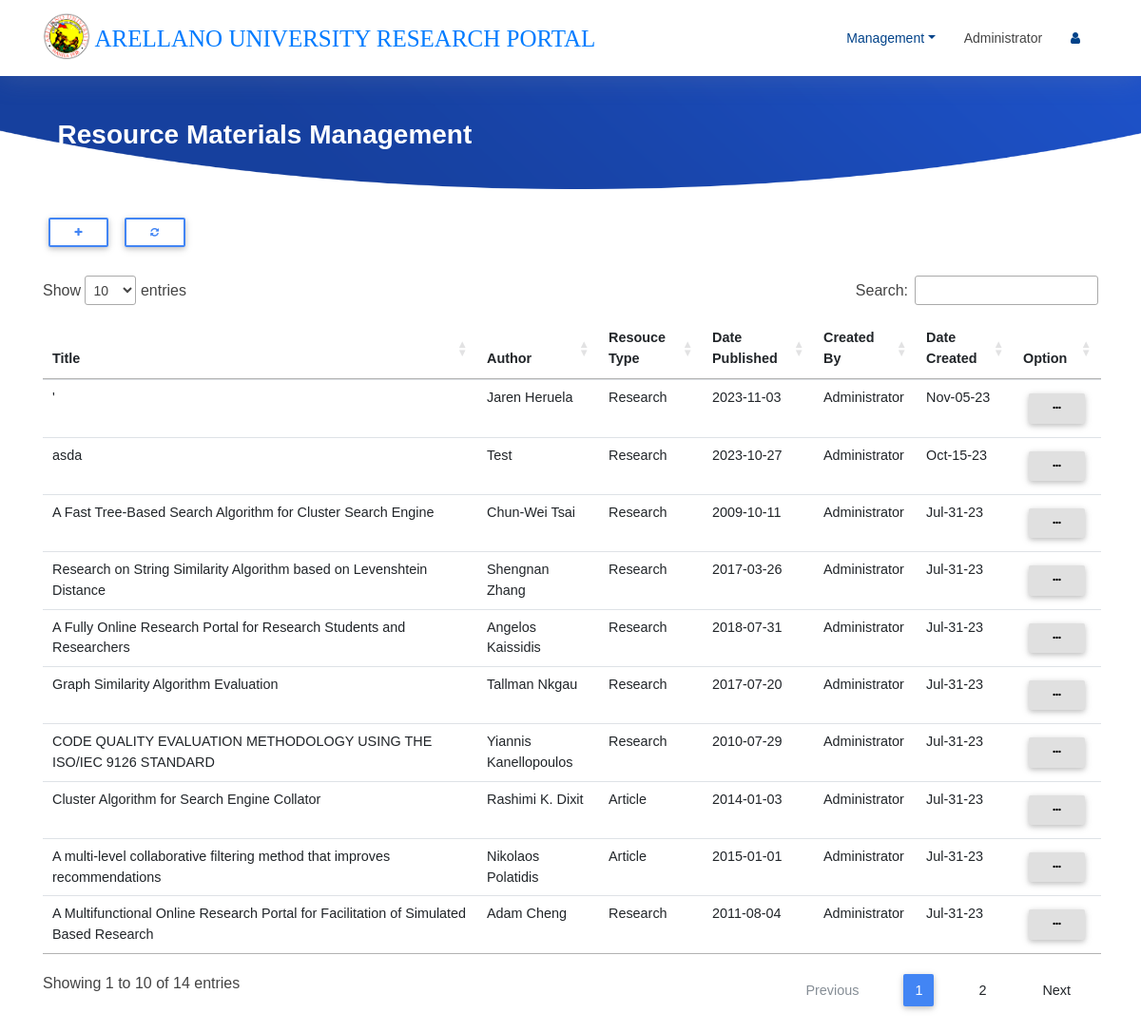
Page /admin/materials/materials.php (signed in) on the committed database.
### tables this page shows
CREATE TABLE `tblresource` (
  `id` int(11) NOT NULL,
  `title` longtext NOT NULL,
  `abstract` longtext NOT NULL,
  `author` varchar(200) NOT NULL,
  `resource_type` varchar(200) NOT NULL,
  `co_author` varchar(200) NOT NULL,
  `type` varchar(200) NOT NULL,
  `status` varchar(200) NOT NULL,
  `fstudy` varchar(200) NOT NULL,
  `date_publish` varchar(50) NOT NULL,
  `creator` varchar(100) NOT NULL,
  `created` varchar(50) NOT NULL,
  `publication` varchar(200) NOT NULL,
  `pdf_file` varchar(1000) NOT NULL,
  `views` int(11) NOT NULL,
  `cites` int(11) NOT NULL
);

CREATE TABLE `tblauthor` (
  `id` int(11) NOT NULL,
  `name` varchar(100) NOT NULL,
  `prefix` varchar(10) NOT NULL,
  `email` varchar(100) NOT NULL,
  `profession` varchar(100) NOT NULL,
  `fstudy` varchar(1000) NOT NULL,
  `created` varchar(50) NOT NULL
);

CREATE TABLE `tblaccount` (
  `id` int(100) NOT NULL,
  `name` varchar(200) NOT NULL,
  `username` varchar(100) NOT NULL,
  `pass` varchar(200) NOT NULL,
  `email` varchar(100) NOT NULL,
  `status` varchar(20) NOT NULL,
  `ucategory` varchar(20) NOT NULL,
  `subcribe` varchar(20) NOT NULL,
  `datesub_start` varchar(20) NOT NULL,
  `datesub_end` varchar(20) NOT NULL
);

### admin/materials/functions/DB.func.php (called while the page is built, shortened)
 <?php
	function get_author($connect)
	{
		$sql = "SELECT * FROM tblauthor";
		$result = $connect->query($sql);
		return $result;
	}
	function get_account($connect)
	{
		$sql = "SELECT * FROM tblaccount";
		$result = $connect->query($sql);
		return $result;
	}
	function get_resource($connect)
	{
		$sql = "SELECT * FROM tblresource ORDER BY id DESC";
		$result = $connect->query($sql);
		return $result;
	}
?>

### admin/materials/materials.php (the view, shortened to what this page needs)
<?php
  include "inc/header.php";
?>
<section id="intro" class="clearfix">
  <div class="container">
    <h3 style="color:#fff;">&nbsp;<b> Resource Materials Management </b></h3>
  </div>
</section>
<div class="container">
  <a href="api/creatematerials.php">
    <button type="button" class="btn btn-outline-primary btn-sm">
      <i  class="fa fa-plus"></i>
    </button>
  </a>
  <a href="./materials.php">
    <button type="button" class="btn btn-outline-primary btn-sm">
      <i class="fa fa-refresh" aria-hidden="true"></i>
    </button>
  </a>
  <br>
  <br>
  <div class="table-responsive-lg">
    <table id="research" class="table table-hover">
      <thead>
        <tr>
          <th scope="col">Title</th>
          <th scope="col">Author</th>
          <th scope="col">Resouce Type</th>
          <th scope="col">Date Published</th>
          <th scope="col">Created By</th>
          <th scope="col">Date Created</th>
          <th scope="col" align="center">Option</th>
        </tr>
      </thead>
      <tbody>
      <?php
        $result = get_resource($connect);
        if ($result->num_rows>0) {
        while ($data = mysqli_fetch_array($result)) {
      ?>
        <tr>
          <td><?php echo $data['title']?></td>
          <td>
            <?php
              $authorResult = get_author($connect);
              if ($authorResult -> num_rows > 0)
              {
                while ($authors = mysqli_fetch_array($authorResult))
                {
                  if($data['author'] == $authors['id'])
                  {
                    echo $authors['name'];
                  }
                }
              }
            ?>
          </td>
          <td><?php echo $data['resource_type']?></td>
          <td><?php echo $data['date_publish']?></td>
          <td>
            <?php
              $accountResult = get_account($connect);
              if ($accountResult -> num_rows > 0)
              {
                while ($account = mysqli_fetch_array($accountResult))
                {
                  if($data['creator'] == $account['id'])
                  {
                    echo $account['name'];
                  }
                }
              }
            ?>
          </td>
          <td><?php echo $data['created']?></td>
          <td>
            <div class="dropdown"  style="float:left">
              <button class="btn btn-light btn-sm" type="button" id="option" data-toggle="dropdown" aria-haspopup="true" aria-expanded="false">
                <i class="fa fa-ellipsis-h"></i>
              </button>
            </div>
          </td>
        </tr>
      <?php
          }
        }
      ?>
    </tbody>
    </table>
  </div>
</div>

### admin/resource/css/style_management.css (style rules this page uses)
body { background: #fff; color: #444; font-family: "Open Sans", sans-serif; }
a { color: #007bff; transition: 0.5s; }
h1, h2, h3, h4, h5, h6 { font-family: "Montserrat", sans-serif; font-weight: 400; margin: 0 0 20px 0; padding: 0; }
#intro { width: 100%; position: relative; background: url("../img/intro-bg.png") center bottom no-repeat; background-size: cover; padding: 125px 0 20px 0; }

### rows in the picture
tblresource: title "'", resource_type "Research", date_publish "2023-11-03", created "Nov-05-23"
tblauthor: name "Jaren Heruela"
tblaccount: name "Administrator"
tblresource: title "asda", resource_type "Research", date_publish "2023-10-27", created "Oct-15-23"
tblauthor: name "Test"
tblresource: title "A Fast Tree-Based Search Algorithm for Cluster Search Engine", resource_type "Research", date_publish "2009-10-11", created "Jul-31-23"
tblauthor: name "Chun-Wei Tsai"
tblresource: title "Research on String Similarity Algorithm based on Levenshtein Distance", resource_type "Research", date_publish "2017-03-26", created "Jul-31-23"
tblauthor: name "Shengnan Zhang"
tblresource: title "A Fully Online Research Portal for Research Students and Researchers", resource_type "Research", date_publish "2018-07-31", created "Jul-31-23"
tblauthor: name "Angelos Kaissidis"
tblresource: title "Graph Similarity Algorithm Evaluation", resource_type "Research", date_publish "2017-07-20", created "Jul-31-23"
tblauthor: name "Tallman Nkgau"
tblresource: title "CODE QUALITY EVALUATION METHODOLOGY USING THE ISO/IEC 9126 STANDARD", resource_type "Research", date_publish "2010-07-29", created "Jul-31-23"
tblauthor: name "Yiannis Kanellopoulos"
tblresource: title "Cluster Algorithm for Search Engine Collator", resource_type "Article", date_publish "2014-01-03", created "Jul-31-23"
tblauthor: name "Rashimi K. Dixit"
tblresource: title "A multi-level collaborative filtering method that improves recommendations", resource_type "Article", date_publish "2015-01-01", created "Jul-31-23"
tblauthor: name "Nikolaos Polatidis"
tblresource: title "A Multifunctional Online Research Portal for Facilitation of Simulated Based Research", resource_type "Research", date_publish "2011-08-04", created "Jul-31-23"
tblauthor: name "Adam Cheng"

### other values in the picture
$_SESSION['name'] "Administrator"
